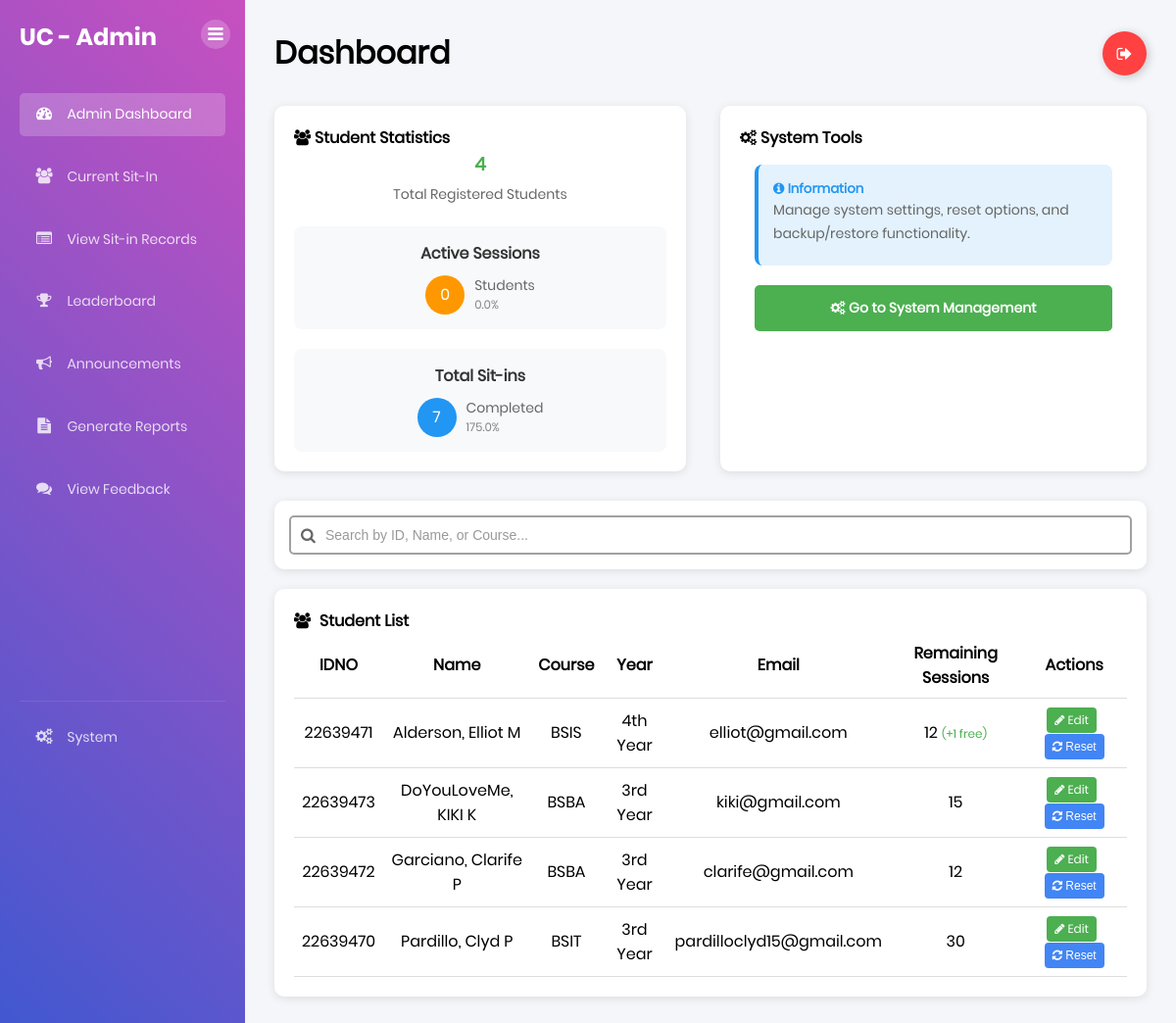
Before: /admin (signed in) with the older database file.
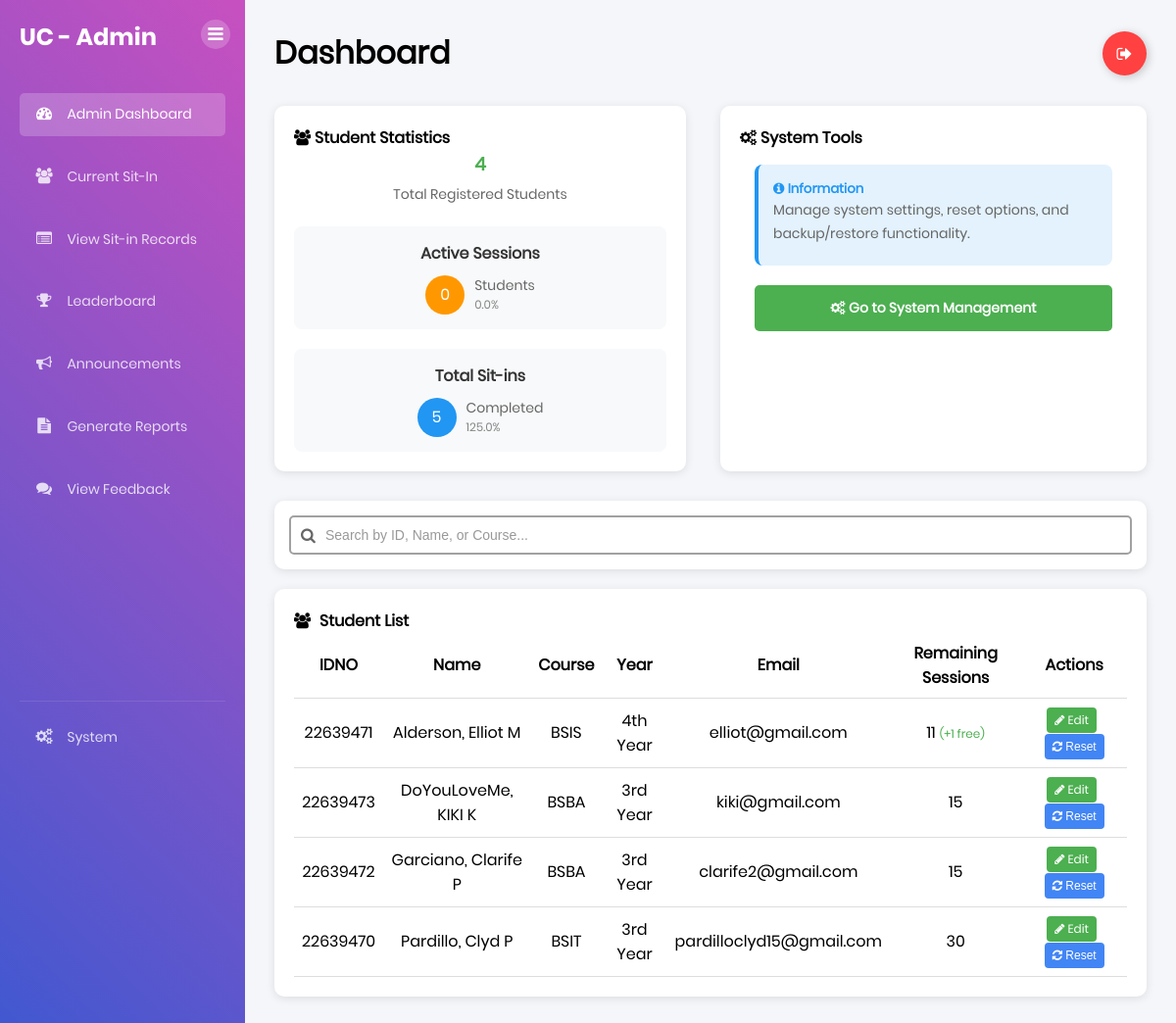
After: the same page with the newer database file.
### tables this page shows
CREATE TABLE "students" (idno TEXT PRIMARY KEY, lastname TEXT NOT NULL, firstname TEXT NOT NULL, midname TEXT, course TEXT NOT NULL, year_level TEXT NOT NULL, email_address TEXT NOT NULL, image_path TEXT);

### app.py (the view)
@app.route('/admin')
def admin_dashboard():
    if 'user' not in session:
        flash("Please log in to access the admin panel.", "warning")
        return redirect(url_for('home'))
    if not session.get('is_admin'):
        flash("Access denied. Admin privileges required.", "danger")
        return redirect(url_for('dashboard'))
    try:
        conn = get_db_connection()
        total_students = conn.execute("SELECT COUNT(*) as count FROM students").fetchone()['count']
        active_sessions = conn.execute("SELECT COUNT(*) as count FROM lab_sessions WHERE status = 'Active'").fetchone()['count']
        total_sit_ins = conn.execute("SELECT COUNT(*) as count FROM lab_sessions WHERE status = 'Completed'").fetchone()['count']
        students_basic = conn.execute("""
            SELECT idno, lastname, firstname, midname, course, year_level, email_address
            FROM students
            ORDER BY lastname, firstname
        """).fetchall()
        students = []
        for student in students_basic:
            student_dict = dict(student)
            used_sessions = conn.execute("""
                SELECT COUNT(*) as count
                FROM lab_sessions
                WHERE student_id = ? AND status = 'Completed'
            """, (student['idno'],)).fetchone()['count']
            student_dict['used_sessions'] = used_sessions
            behavior_points = conn.execute("""
                SELECT COALESCE(SUM(behavior_points), 0) as total_points
                FROM lab_sessions
                WHERE student_id = ? AND behavior_points > 0
            """, (student['idno'],)).fetchone()['total_points']
            student_dict['behavior_points'] = behavior_points
            students.append(student_dict)
        labs = conn.execute("""
            SELECT lab_id, room_number, building
            FROM laboratories
            WHERE status = 'Available'
            ORDER BY building, room_number
        """).fetchall()
        conn.close()
        return render_template('admin.html',
                             students=students,
                             labs=labs,
                             total_students=total_students,
                             active_sessions=active_sessions,
                             total_sit_ins=total_sit_ins)
    except sqlite3.Error as e:
        flash(f"Database error: {str(e)}", "danger")
        return redirect(url_for('home'))

### app.py (called while the page is built)
def get_db_connection():
    conn = sqlite3.connect("users.db")
    conn.row_factory = sqlite3.Row
    return conn

@app.after_request
def add_header(response):
    response.headers['Cache-Control'] = 'no-store, no-cache, must-revalidate, max-age=0'
    response.headers['Pragma'] = 'no-cache'
    response.headers['Expires'] = '0'
    return response

### templates/admin.html (shortened to what the changed rows need)
{% extends 'base.html' %} {% block content %}
<div class="dashboard-container">
  <div class="sidebar">
    <div class="sidebar-header">
      <h2>UC - Admin</h2>
    </div>
  </div>
  <div class="main-content">
    <div class="header">
      <h1>Dashboard</h1>
    </div>
    <div class="content-row" style="margin-bottom: 30px">
      <div class="schedule-card" style="flex: 1; margin-right: 15px">
        <div
          style="
            display: grid;
            grid-template-columns: repeat(auto-fit, minmax(200px, 1fr));
            gap: 20px;
          "
        >
          <div
            style="
              background: #f8f9fa;
              padding: 15px;
              border-radius: 8px;
              text-align: center;
            "
          >
            <div
              style="
                display: flex;
                justify-content: center;
                align-items: center;
              "
            >
              <div
                style="
                  width: 40px;
                  height: 40px;
                  background: #2196f3;
                  color: white;
                  border-radius: 50%;
                  display: flex;
                  align-items: center;
                  justify-content: center;
                  margin-right: 10px;
                "
              >
                {{ total_sit_ins }}
              </div>
              <div style="text-align: left">
                <div style="font-size: 14px; color: #666">Completed</div>
                <div style="font-size: 12px; color: #888">
                  {{ "%.1f"|format(total_sit_ins / total_students * 100) }}%
                </div>
              </div>
            </div>
          </div>
        </div>
      </div>
    </div>
    <div class="content-row">
      <div class="schedule-card" style="width: 100%">
        {% if students %}
        <table id="studentTable" style="width: 100%; border-collapse: collapse">
          <thead>
            <tr>
              <th style="padding: 8px; border-bottom: 1px solid #ddd">IDNO</th>
              <th style="padding: 8px; border-bottom: 1px solid #ddd">Name</th>
              <th style="padding: 8px; border-bottom: 1px solid #ddd">
                Course
              </th>
              <th style="padding: 8px; border-bottom: 1px solid #ddd">Year</th>
              <th style="padding: 8px; border-bottom: 1px solid #ddd">Email</th>
              <th style="padding: 8px; border-bottom: 1px solid #ddd">Remaining Sessions</th>
              <th style="padding: 8px; border-bottom: 1px solid #ddd">
                Actions
              </th>
            </tr>
          </thead>
          <tbody>
            {% for s in students %}
            <tr
              onclick="openModal({idno: '{{ s.idno }}', name: '{{ s.lastname }}, {{ s.firstname }}{% if s.midname %} {{ s.midname }}{% endif %}', course: '{{ s.course }}'})"
              style="cursor: pointer; transition: background-color 0.2s;"
              onmouseover="this.style.backgroundColor='#f5f5f5';"
              onmouseout="this.style.backgroundColor='';"
            >
              <td
                style="
                  padding: 8px;
                  border-bottom: 1px solid #ddd;
                  text-align: center;
                "
              >
                {{ s.idno }}
              </td>
              <td
                style="
                  padding: 8px;
                  border-bottom: 1px solid #ddd;
                  text-align: center;
                "
              >
                {{ s.lastname }}, {{ s.firstname }}{% if s.midname %} {{
                s.midname }}{% endif %}
              </td>
              <td
                style="
                  padding: 8px;
                  border-bottom: 1px solid #ddd;
                  text-align: center;
                "
              >
                {{ s.course }}
              </td>
              <td
                style="
                  padding: 8px;
                  border-bottom: 1px solid #ddd;
                  text-align: center;
                "
              >
                {{ s.year_level }}
              </td>
              <td
                style="
                  padding: 8px;
                  border-bottom: 1px solid #ddd;
                  text-align: center;
                "
              >
                {{ s.email_address }}
              </td>
              <td
                style="
                  padding: 8px;
                  border-bottom: 1px solid #ddd;
                  text-align: center;
                "
              >
                {% set max_sessions = 30 if s.course in ['BSIT', 'BSCS'] else 15 %}
                {% set used_sessions = s.used_sessions|default(0) %}
                {% set behavior_points = s.behavior_points|default(0) %}
                {% set free_sessions = (behavior_points // 3) %}
                {% set remaining = max_sessions - used_sessions + free_sessions %}
                {{ remaining }}
                {% if free_sessions > 0 %}
                  <span style="color: #4caf50; font-size: 12px;">(+{{ free_sessions }} free)</span>
                {% endif %}
              </td>
              <td
                style="
                  padding: 8px;
                  border-bottom: 1px solid #ddd;
                  text-align: center;
                "
              >
                <a
                  href="{{ url_for('admin_edit_student', student_id=s.idno) }}"
                  class="btn btn-sm btn-primary"
                  style="
                    text-decoration: none;
                    padding: 4px 8px;
                    background-color: #4caf50;
                    color: white;
                    border-radius: 4px;
                    display: inline-block;
                    font-size: 12px;
                    border: none;
                  "
                  onclick="event.stopPropagation();"
                >
                  <i class="fa fa-pencil" aria-hidden="true"></i> Edit
                </a>
                <button
                  onclick="event.stopPropagation(); resetStudentSession('{{ s.idno }}', '{{ s.lastname }}, {{ s.firstname }}{% if s.midname %} {{ s.midname }}{% endif %}')"
                  class="btn btn-sm btn-danger"
                  style="
                    text-decoration: none;
                    padding: 4px 8px;
                    background-color: #4285f4;
                    color: white;
                    border-radius: 4px;
                    display: inline-block;
                    font-size: 12px;
                    border: none;
                    cursor: pointer;
                    margin-left: 5px;
                  "
                >
                  <i class="fa fa-refresh" aria-hidden="true"></i> Reset
                </button>
              </td>
            </tr>
            {% endfor %}
          </tbody>
        </table>
        {% else %}
        <p>No students found.</p>
        {% endif %}
      </div>
    </div>
  </div>
</div>
{% endblock %}

Changed rows visible on the page:
computed for students "Alderson": remaining "12" → "11"
changed students "Garciano": email_address "clarife@gmail.com" → "clarife2@gmail.com"; remaining "12" → "15"
Other visible differences:
{{ total_sit_ins }}: "7" → "5"
{{ "%.1f"|format(total_sit_ins / total_students * 100) }}: "175.0" → "125.0"
